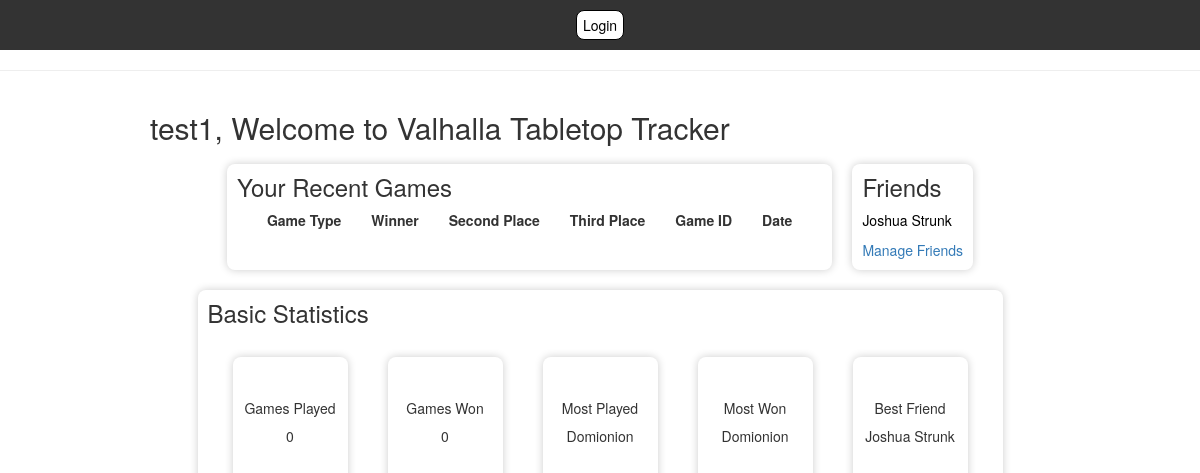
Before: /home (signed in) with the older database file.
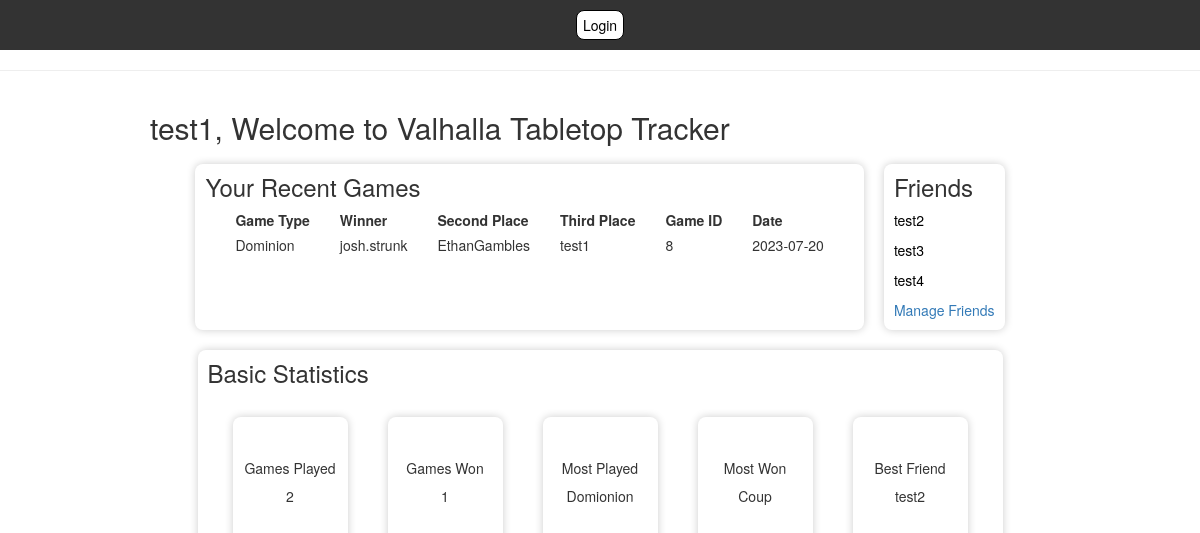
After: the same page with the newer database file.
### app.py (models this page shows)
class User(UserMixin, db.Model):
        id = db.Column(db.Integer, primary_key=True)
        fullname = db.Column(db.String(50), nullable=False)
        username = db.Column(db.String(15), nullable=False, unique=True)
        email = db.Column(db.String(50), nullable=False, unique=True)
        password = db.Column(db.String(80), nullable=False)
        favorites = db.relationship('SupportedGames', secondary=userFavorites, backref='favoritedby')
        friends = db.relationship('User', secondary=friends,
                                primaryjoin=(friends.c.user_id == id),
                                secondaryjoin=(friends.c.friend_id == id),
                                backref=db.backref('friend_of', lazy='dynamic'),
                                lazy='dynamic')

class DominionGame(db.Model):
    id = db.Column(db.Integer, primary_key=True)
    game_id = db.Column(db.Integer, nullable=False)
    winnerName = db.Column(db.String(50), nullable=False)
    winnerScore = db.Column(db.Integer, nullable=False)
    secondName = db.Column(db.String(50), nullable=False)
    secondScore = db.Column(db.Integer, nullable=False)
    thirdName = db.Column(db.String(50))
    thirdScore = db.Column(db.Integer)
    fourthName = db.Column(db.String(50))
    fourthScore = db.Column(db.Integer)
    date = db.Column(db.Date)

### app.py (the view, shortened to what this page needs)
@app.route('/')
@app.route('/home')
@login_required
def home():
    user = User.query.filter_by(username=current_user.username).first()
    user_friends = user.friends.limit(5).all()
    print(current_user.username)
    print(current_user.fullname)
    dominion_games = DominionGame.query.filter(or_(
        DominionGame.winnerName == current_user.fullname,
        DominionGame.secondName == current_user.fullname,
        DominionGame.thirdName == current_user.fullname,
        DominionGame.fourthName == current_user.fullname,
        DominionGame.winnerName == current_user.username,
        DominionGame.secondName == current_user.username,
        DominionGame.thirdName == current_user.username,
        DominionGame.fourthName == current_user.username
    )).with_entities(DominionGame.game_id, DominionGame.winnerName, DominionGame.secondName, DominionGame.thirdName, DominionGame.date, literal('Dominion').label('game_type')).all()
    recentGames = []
    for game in dominion_games:
        new_game = {}
        if game.winnerName == current_user.username:
            new_game['winnerName'] = current_user.fullname
        else:
            new_game['winnerName'] = game.winnerName
        if game.secondName == current_user.username:
            new_game['secondName'] = current_user.fullname
        else:
            new_game['secondName'] = game.secondName
        if game.thirdName == current_user.username:
            new_game['thirdName'] = current_user.fullname
        else:
            new_game['thirdName'] = game.thirdName
        new_game['game_id'] = game.game_id
        new_game['game_type'] = 'Dominion'
        new_game['current_date'] = game.date
        recentGames.append(new_game)
    catan_games = CatanGame.query.filter(or_(
        CatanGame.winnerName == current_user.fullname,
        CatanGame.secondName == current_user.fullname,
        CatanGame.thirdName == current_user.fullname,
        CatanGame.fourthName == current_user.fullname,
        CatanGame.winnerName == current_user.username,
        CatanGame.secondName == current_user.username,
        CatanGame.thirdName == current_user.username,
        CatanGame.fourthName == current_user.username
    )).with_entities(CatanGame.game_id, CatanGame.winnerName, CatanGame.secondName, CatanGame.thirdName, CatanGame.date, literal('Catan').label('game_type')).all()
    lords_games = LordsofWaterdeepGame.query.filter(or_(
        LordsofWaterdeepGame.winnerName == current_user.fullname,
        LordsofWaterdeepGame.secondName == current_user.fullname,
        LordsofWaterdeepGame.thirdName == current_user.fullname,
        LordsofWaterdeepGame.fourthName == current_user.fullname,
        LordsofWaterdeepGame.winnerName == current_user.username,
        LordsofWaterdeepGame.secondName == current_user.username,
        LordsofWaterdeepGame.thirdName == current_user.username,
        LordsofWaterdeepGame.fourthName == current_user.username
    )).with_entities(LordsofWaterdeepGame.game_id, LordsofWaterdeepGame.winnerName, LordsofWaterdeepGame.secondName, LordsofWaterdeepGame.thirdName, LordsofWaterdeepGame.date, literal('Catan').label('game_type')).all()
    sortedGames = sorted(recentGames, key=lambda x: x['game_id'], reverse=True)
    top5Games = sortedGames[:5]
    gamesWon = calcGamesWon(user)
    gamesPlayed = calcGamesPlayed(user)
    mostPlayed = calcMostPlayed(user)
    mostWon = calcMostWon(user)
    bestFriend = calcBestFriend(user)
    profileStats = [gamesPlayed, gamesWon, mostPlayed, mostWon, bestFriend]
    return render_template('home.html', title='Home', name=current_user.fullname, friends=user_friends, recentGames=top5Games, profileStats=profileStats)

### app.py (called while the page is built)
@login_manager.user_loader
def load_user(user_id):
    return User.query.get(int(user_id))

def calcGamesWon(user):
    gamesWon = 0
    gamesWon += db.session.query(DominionGame).filter(or_(DominionGame.winnerName == user.username, DominionGame.winnerName == user.fullname)).count()
    gamesWon += db.session.query(CatanGame).filter(or_(CatanGame.winnerName == user.username, CatanGame.winnerName == user.fullname)).count()
    gamesWon += db.session.query(LordsofWaterdeepGame).filter(or_(LordsofWaterdeepGame.winnerName == user.username, LordsofWaterdeepGame.winnerName == user.fullname)).count()
    gamesWon += db.session.query(CoupGame).filter(or_(CoupGame.winnerName == user.username, CoupGame.winnerName == user.fullname)).count()
    gamesWon += db.session.query(LoveLetterGame).filter(or_(LoveLetterGame.winnerName == user.username, LoveLetterGame.winnerName == user.fullname)).count()
    return gamesWon

### home.html (shortened to what this page needs)
<!DOCTYPE html>
<html lang="en">
<head>
    <link rel="stylesheet" href="https://cdn.jsdelivr.net/npm/bootstrap@3.3.7/dist/css/bootstrap.min.css">
    <link rel="stylesheet" href="{{ url_for('static', filename='css/baseStyles.css') }}">
</head>
<body>
    {% extends "base.html" %}
    {% import "bootstrap/wtf.html" as wtf %}
    {% block content %}
        <div id="content">
            <div>
                <h2>{{ name }}, Welcome to Valhalla Tabletop Tracker</h2>
                <div id="mainLayout">
                    <div  class="section">
                        <h3>Your Recent Games</h3>
                        <table>
                            <thead>
                              <tr>
                                <th>Game Type</th>
                                <th>Winner</th>
                                <th>Second Place</th>
                                <th>Third Place</th>
                                <th>Game ID</th>
                                <th>Date</th>
                              </tr>
                            </thead>
                            <tbody>
                              {% for game in recentGames %}
                              <tr>
                                <td>{{ game.game_type }}</td>
                                <td>{{ game.winnerName }}</td>
                                <td>{{ game.secondName }}</td>
                                <td>{{ game.thirdName }}</td>
                                <td>{{ game.game_id }}</td>
                                <td>{{ game.current_date }}</td>
                              </tr>
                              {% endfor %}
                            </tbody>
                        </table>
                    </div>
                    <div class="section">
                        <h3>Friends</h3>
                        <div>
                            {% for friend in friends %}
                            <div style="margin-top: 10px;">
                                <a href="/profile?name={{ friend.username }}" class="friend">{{ friend.fullname }}</a>
                            </div>
                            {% endfor %}
                        </div>
                        <div style="margin-top: 10px;">
                            <a href="/friend" class="">Manage Friends</a>
                        </div>
                    </div>
                    <div class="section" id="statistics" style="width: 805px;">
                        <h3>Basic Statistics</h3>
                        <div id="favGames">
                            <div class="miniCard">
                                <span>Games Played</span>
                                <p>{{ profileStats[0] }}</p>
                            </div>
                            <div class="miniCard">
                                <span>Games Won</span>
                                <p>{{ profileStats[1] }}</p>
                            </div>
                            <div class="miniCard">
                                <span>Most Played</span>
                                <p>{{ profileStats[2] }}</p>
                            </div>
                            <div class="miniCard">
                                <span>Most Won</span>
                                <p>{{ profileStats[3] }}</p>
                            </div>
                            <div class="miniCard">
                                <span>Best Friend</span>
                                <p>{{ profileStats[4] }}</p>
                            </div>
                        </div>
                    </div>
                </div>
            </div>
        </div>
    {% endblock %}

Changed rows visible on the page:
no longer on this page (row edited): User: fullname "Joshua Strunk"
added DominionGame: winnerName "josh.strunk", secondName "EthanGambles"
now on this page (row edited): User: fullname "test2"
now on this page (row edited): User: fullname "test3"
now on this page (row edited): User: fullname "test4"
Other visible differences:
{{ profileStats[0] }}: "0" → "2"
{{ profileStats[1] }}: "0" → "1"
{{ profileStats[3] }}: "Domionion" → "Coup"
new list line: "Dominion 8 2023-07-20"
new list line: "test1"
